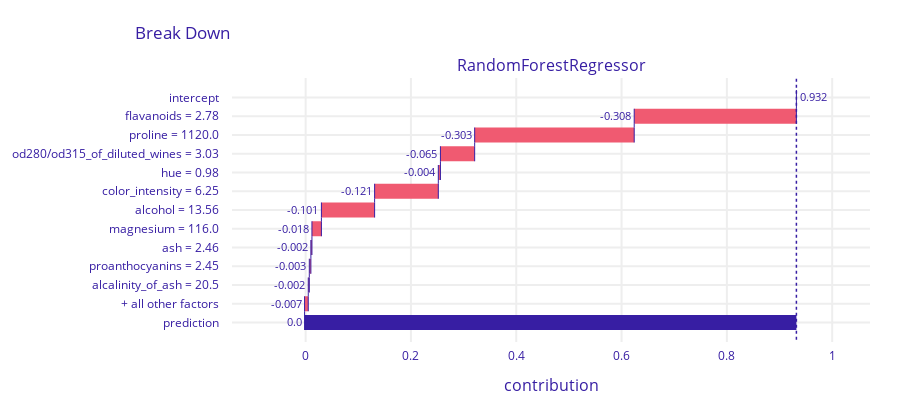
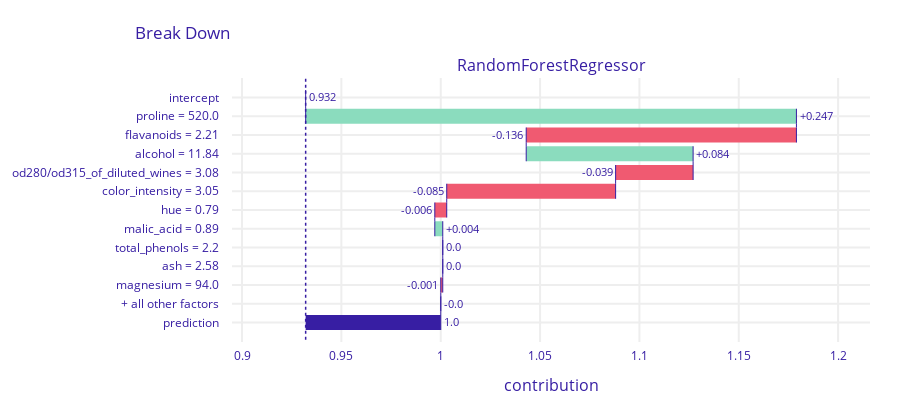

The notebook cell these images were saved under, in order:
### Code cell
for idx in closest_indices:
    exp.predict_parts(x.iloc[idx]).plot()

### Figure 1 — Plotly figure (JSON) as saved in the notebook; plotly's stock layout.template omitted (floating-point values rounded to 4 significant figures)
{"data": [{"base": 0.932, "connector": {"line": {"color": "#371ea3", "dash": "solid", "width": 1}, "mode": "spanning"}, "decreasing": {"marker": {"color": "#f05a71"}}, "hoverinfo": "text+delta", "hoverlabel": {"bgcolor": "rgba(0,0,0,0.8)"}, "hovertext": ["Average response: 0.932<br>Prediction: 0.0", "flavanoids = 2.78<br>decreases average response by", "proline = 1120.0<br>decreases average response by", "od280/od315_of_diluted_wines = 3.03<br>decreases average response by", "hue = 0.98<br>decreases average response by", "color_intensity = 6.25<br>decreases average response by", "alcohol = 13.56<br>decreases average response by", "magnesium = 116.0<br>decreases average response by", "ash = 2.46<br>decreases average response by", "proanthocyanins = 2.45<br>decreases average response by", "alcalinity_of_ash = 20.5<br>decreases average response by", "+ all other factors<br>decreases average response by", "Average response: 0.932<br>Prediction: 0.0"], "increasing": {"marker": {"color": "#8bdcbe"}}, "measure": ["relative", "relative", "relative", "relative", "relative", "relative", "relative", "relative", "relative", "relative", "relative", "relative", "total"], "orientation": "h", "showlegend": false, "text": ["0.932", "-0.308", "-0.303", "-0.065", "-0.004", "-0.121", "-0.101", "-0.018", "-0.002", "-0.003", "-0.002", "-0.007", "0.0"], "textposition": "outside", "totals": {"marker": {"color": "#371ea3"}}, "type": "waterfall", "x": [0, -0.308, -0.303, -0.065, -0.004, -0.121, -0.101, -0.018, -0.002, -0.003, -0.002, -0.007, -0.932], "xaxis": "x", "y": ["intercept", "flavanoids = 2.78", "proline = 1120.0", "od280/od315_of_diluted_wines = 3.03", "hue = 0.98", "color_intensity = 6.25", "alcohol = 13.56", "magnesium = 116.0", "ash = 2.46", "proanthocyanins = 2.45", "alcalinity_of_ash = 20.5", "+ all other factors", "prediction"], "yaxis": "y"}], "layout": {"annotations": [{"font": {"size": 16}, "showarrow": false, "text": "RandomForestRegressor", "x": 0.5, "xanchor": "center", "xref": "paper", "y": 1, "yanchor": "bottom", "yref": "paper"}, {"font": {"size": 16}, "showarrow": false, "text": "contribution", "x": 0.5, "xanchor": "center", "xref": "paper", "y": 0, "yanchor": "top", "yref": "paper", "yshift": -30}], "font": {"color": "#371ea3"}, "height": 413, "margin": {"b": 71, "r": 30, "t": 78}, "shapes": [{"line": {"color": "#371ea3", "dash": "dot", "width": 1.5}, "type": "line", "x0": 0.932, "x1": 0.932, "xref": "x", "y0": -1, "y1": 13, "yref": "y"}], "title": {"text": "Break Down", "x": 0.15}, "xaxis": {"anchor": "y", "automargin": true, "domain": [0, 1], "fixedrange": true, "gridwidth": 2, "range": [-0.1398, 1.072], "tickcolor": "white", "ticklen": 3, "ticks": "outside", "type": "linear", "zeroline": false}, "yaxis": {"anchor": "x", "automargin": true, "autorange": "reversed", "domain": [0, 1], "fixedrange": true, "gridwidth": 2, "tickcolor": "white", "ticklen": 10, "ticks": "outside", "type": "category"}}}

### Figure 2 — Plotly figure (JSON) as saved in the notebook; plotly's stock layout.template omitted (floating-point values rounded to 4 significant figures)
{"data": [{"base": 0.932, "connector": {"line": {"color": "#371ea3", "dash": "solid", "width": 1}, "mode": "spanning"}, "decreasing": {"marker": {"color": "#f05a71"}}, "hoverinfo": "text+delta", "hoverlabel": {"bgcolor": "rgba(0,0,0,0.8)"}, "hovertext": ["Average response: 0.932<br>Prediction: 1.0", "proline = 520.0<br>increases average response by", "flavanoids = 2.21<br>decreases average response by", "alcohol = 11.84<br>increases average response by", "od280/od315_of_diluted_wines = 3.08<br>decreases average response by", "color_intensity = 3.05<br>decreases average response by", "hue = 0.79<br>decreases average response by", "malic_acid = 0.89<br>increases average response by", "total_phenols = 2.2<br>decreases average response by", "ash = 2.58<br>decreases average response by", "magnesium = 94.0<br>decreases average response by", "+ all other factors<br>decreases average response by", "Average response: 0.932<br>Prediction: 1.0"], "increasing": {"marker": {"color": "#8bdcbe"}}, "measure": ["relative", "relative", "relative", "relative", "relative", "relative", "relative", "relative", "relative", "relative", "relative", "relative", "total"], "orientation": "h", "showlegend": false, "text": ["0.932", "+0.247", "-0.136", "+0.084", "-0.039", "-0.085", "-0.006", "+0.004", "0.0", "0.0", "-0.001", "-0.0", "1.0"], "textposition": "outside", "totals": {"marker": {"color": "#371ea3"}}, "type": "waterfall", "x": [0, 0.247, -0.136, 0.084, -0.039, -0.085, -0.006, 0.004, 0, 0, -0.001, 0, 0.068], "xaxis": "x", "y": ["intercept", "proline = 520.0", "flavanoids = 2.21", "alcohol = 11.84", "od280/od315_of_diluted_wines = 3.08", "color_intensity = 3.05", "hue = 0.79", "malic_acid = 0.89", "total_phenols = 2.2", "ash = 2.58", "magnesium = 94.0", "+ all other factors", "prediction"], "yaxis": "y"}], "layout": {"annotations": [{"font": {"size": 16}, "showarrow": false, "text": "RandomForestRegressor", "x": 0.5, "xanchor": "center", "xref": "paper", "y": 1, "yanchor": "bottom", "yref": "paper"}, {"font": {"size": 16}, "showarrow": false, "text": "contribution", "x": 0.5, "xanchor": "center", "xref": "paper", "y": 0, "yanchor": "top", "yref": "paper", "yshift": -30}], "font": {"color": "#371ea3"}, "height": 413, "margin": {"b": 71, "r": 30, "t": 78}, "shapes": [{"line": {"color": "#371ea3", "dash": "dot", "width": 1.5}, "type": "line", "x0": 0.932, "x1": 0.932, "xref": "x", "y0": -1, "y1": 13, "yref": "y"}], "title": {"text": "Break Down", "x": 0.15}, "xaxis": {"anchor": "y", "automargin": true, "domain": [0, 1], "fixedrange": true, "gridwidth": 2, "range": [0.895, 1.216], "tickcolor": "white", "ticklen": 3, "ticks": "outside", "type": "linear", "zeroline": false}, "yaxis": {"anchor": "x", "automargin": true, "autorange": "reversed", "domain": [0, 1], "fixedrange": true, "gridwidth": 2, "tickcolor": "white", "ticklen": 10, "ticks": "outside", "type": "category"}}}
